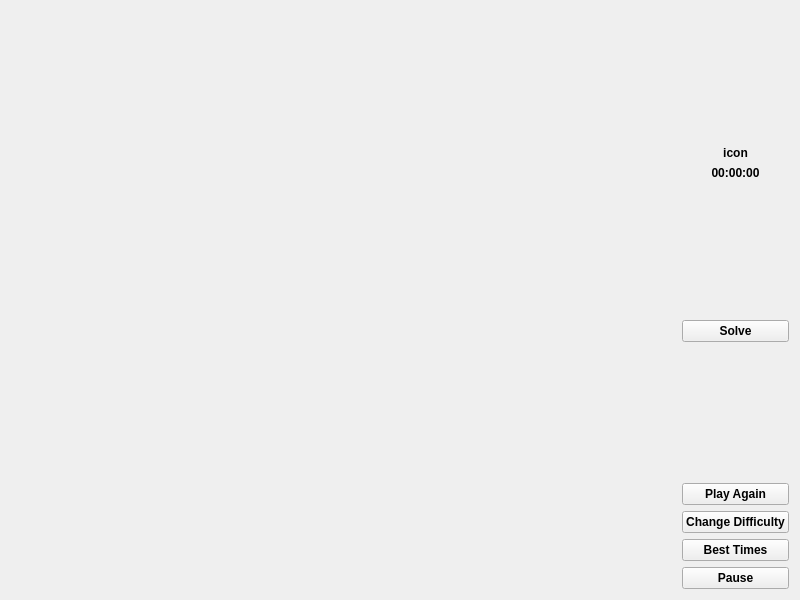
<?xml version="1.0" encoding="UTF-8"?>
<ui version="4.0">
 <class>Game</class>
 <widget class="QWidget" name="Game">
  <property name="geometry">
   <rect>
    <x>0</x>
    <y>0</y>
    <width>800</width>
    <height>600</height>
   </rect>
  </property>
  <property name="windowTitle">
   <string>Form</string>
  </property>
  <layout class="QVBoxLayout" name="verticalLayout_2">
   <item>
    <layout class="QHBoxLayout" name="horizontalLayout">
     <item>
      <widget class="QStackedWidget" name="stackedWidget">
       <property name="font">
        <font>
         <pointsize>20</pointsize>
         <bold>true</bold>
        </font>
       </property>
       <widget class="QWidget" name="game"/>
       <widget class="QWidget" name="pause">
        <property name="styleSheet">
         <string notr="true">background-color: gray;</string>
        </property>
        <layout class="QVBoxLayout" name="verticalLayout_3">
         <item>
          <widget class="QLabel" name="label">
           <property name="font">
            <font>
             <pointsize>20</pointsize>
             <bold>true</bold>
            </font>
           </property>
           <property name="styleSheet">
            <string notr="true">color: white;</string>
           </property>
           <property name="text">
            <string>Paused</string>
           </property>
           <property name="alignment">
            <set>Qt::AlignCenter</set>
           </property>
          </widget>
         </item>
        </layout>
       </widget>
      </widget>
     </item>
     <item>
      <layout class="QVBoxLayout" name="verticalLayout">
       <item>
        <spacer name="verticalSpacer_3">
         <property name="orientation">
          <enum>Qt::Vertical</enum>
         </property>
         <property name="sizeHint" stdset="0">
          <size>
           <width>20</width>
           <height>40</height>
          </size>
         </property>
        </spacer>
       </item>
       <item>
        <widget class="QLabel" name="iconLabel">
         <property name="font">
          <font>
           <bold>true</bold>
          </font>
         </property>
         <property name="text">
          <string>icon</string>
         </property>
         <property name="alignment">
          <set>Qt::AlignCenter</set>
         </property>
        </widget>
       </item>
       <item>
        <widget class="QLabel" name="timeLabel">
         <property name="font">
          <font>
           <bold>true</bold>
          </font>
         </property>
         <property name="text">
          <string>00:00:00</string>
         </property>
         <property name="alignment">
          <set>Qt::AlignCenter</set>
         </property>
        </widget>
       </item>
       <item>
        <spacer name="verticalSpacer_2">
         <property name="orientation">
          <enum>Qt::Vertical</enum>
         </property>
         <property name="sizeHint" stdset="0">
          <size>
           <width>20</width>
           <height>40</height>
          </size>
         </property>
        </spacer>
       </item>
       <item>
        <widget class="QPushButton" name="solveButton">
         <property name="font">
          <font>
           <bold>true</bold>
          </font>
         </property>
         <property name="cursor">
          <cursorShape>PointingHandCursor</cursorShape>
         </property>
         <property name="text">
          <string>Solve</string>
         </property>
        </widget>
       </item>
       <item>
        <spacer name="verticalSpacer">
         <property name="orientation">
          <enum>Qt::Vertical</enum>
         </property>
         <property name="sizeHint" stdset="0">
          <size>
           <width>20</width>
           <height>40</height>
          </size>
         </property>
        </spacer>
       </item>
       <item>
        <widget class="QPushButton" name="playAgainButton">
         <property name="font">
          <font>
           <bold>true</bold>
          </font>
         </property>
         <property name="cursor">
          <cursorShape>PointingHandCursor</cursorShape>
         </property>
         <property name="text">
          <string>Play Again</string>
         </property>
        </widget>
       </item>
       <item>
        <widget class="QPushButton" name="changeDifficultyButton">
         <property name="font">
          <font>
           <bold>true</bold>
          </font>
         </property>
         <property name="cursor">
          <cursorShape>PointingHandCursor</cursorShape>
         </property>
         <property name="text">
          <string>Change Difficulty</string>
         </property>
        </widget>
       </item>
       <item>
        <widget class="QPushButton" name="bestTimesButton">
         <property name="font">
          <font>
           <bold>true</bold>
          </font>
         </property>
         <property name="cursor">
          <cursorShape>PointingHandCursor</cursorShape>
         </property>
         <property name="text">
          <string>Best Times</string>
         </property>
        </widget>
       </item>
       <item>
        <widget class="QPushButton" name="pauseButton">
         <property name="font">
          <font>
           <bold>true</bold>
          </font>
         </property>
         <property name="cursor">
          <cursorShape>PointingHandCursor</cursorShape>
         </property>
         <property name="text">
          <string>Pause</string>
         </property>
        </widget>
       </item>
      </layout>
     </item>
    </layout>
   </item>
  </layout>
 </widget>
 <resources/>
 <connections/>
</ui>
